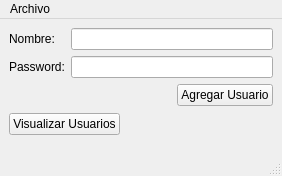
<?xml version="1.0" encoding="UTF-8"?>
<ui version="4.0">
 <class>MainWindow</class>
 <widget class="QMainWindow" name="MainWindow">
  <property name="geometry">
   <rect>
    <x>0</x>
    <y>0</y>
    <width>282</width>
    <height>176</height>
   </rect>
  </property>
  <property name="windowTitle">
   <string>Gestión de Usuarios</string>
  </property>
  <widget class="QWidget" name="centralwidget">
   <layout class="QGridLayout" name="gridLayout_2">
    <item row="0" column="0" colspan="3">
     <layout class="QGridLayout" name="gridLayout">
      <item row="0" column="0">
       <widget class="QLabel" name="name_label">
        <property name="text">
         <string>Nombre:</string>
        </property>
       </widget>
      </item>
      <item row="0" column="1">
       <widget class="QLineEdit" name="name_text"/>
      </item>
      <item row="1" column="0">
       <widget class="QLabel" name="password_label">
        <property name="text">
         <string>Password:</string>
        </property>
       </widget>
      </item>
      <item row="1" column="1">
       <widget class="QLineEdit" name="password_text">
        <property name="echoMode">
         <enum>QLineEdit::Password</enum>
        </property>
       </widget>
      </item>
     </layout>
    </item>
    <item row="1" column="2">
     <widget class="QPushButton" name="add_button">
      <property name="text">
       <string>Agregar Usuario</string>
      </property>
     </widget>
    </item>
    <item row="2" column="2">
     <spacer name="verticalSpacer">
      <property name="orientation">
       <enum>Qt::Vertical</enum>
      </property>
      <property name="sizeHint" stdset="0">
       <size>
        <width>20</width>
        <height>32</height>
       </size>
      </property>
     </spacer>
    </item>
    <item row="3" column="0">
     <widget class="QPushButton" name="view_button">
      <property name="text">
       <string>Visualizar Usuarios</string>
      </property>
     </widget>
    </item>
    <item row="3" column="1" colspan="2">
     <spacer name="horizontalSpacer_2">
      <property name="orientation">
       <enum>Qt::Horizontal</enum>
      </property>
      <property name="sizeHint" stdset="0">
       <size>
        <width>196</width>
        <height>20</height>
       </size>
      </property>
     </spacer>
    </item>
    <item row="1" column="0" colspan="2">
     <spacer name="horizontalSpacer">
      <property name="orientation">
       <enum>Qt::Horizontal</enum>
      </property>
      <property name="sizeHint" stdset="0">
       <size>
        <width>196</width>
        <height>20</height>
       </size>
      </property>
     </spacer>
    </item>
    <item row="4" column="0">
     <spacer name="verticalSpacer_2">
      <property name="orientation">
       <enum>Qt::Vertical</enum>
      </property>
      <property name="sizeHint" stdset="0">
       <size>
        <width>20</width>
        <height>40</height>
       </size>
      </property>
     </spacer>
    </item>
   </layout>
  </widget>
  <widget class="QStatusBar" name="statusbar"/>
  <widget class="QMenuBar" name="menubar">
   <property name="geometry">
    <rect>
     <x>0</x>
     <y>0</y>
     <width>282</width>
     <height>21</height>
    </rect>
   </property>
   <widget class="QMenu" name="menuArchivo">
    <property name="title">
     <string>Archivo</string>
    </property>
    <addaction name="actionGuardar_usuarios"/>
    <addaction name="actionCargar_usuarios"/>
   </widget>
   <addaction name="menuArchivo"/>
  </widget>
  <action name="actionGuardar_usuarios">
   <property name="text">
    <string>Guardar usuarios</string>
   </property>
  </action>
  <action name="actionCargar_usuarios">
   <property name="text">
    <string>Cargar usuarios</string>
   </property>
  </action>
 </widget>
 <resources/>
 <connections/>
</ui>
